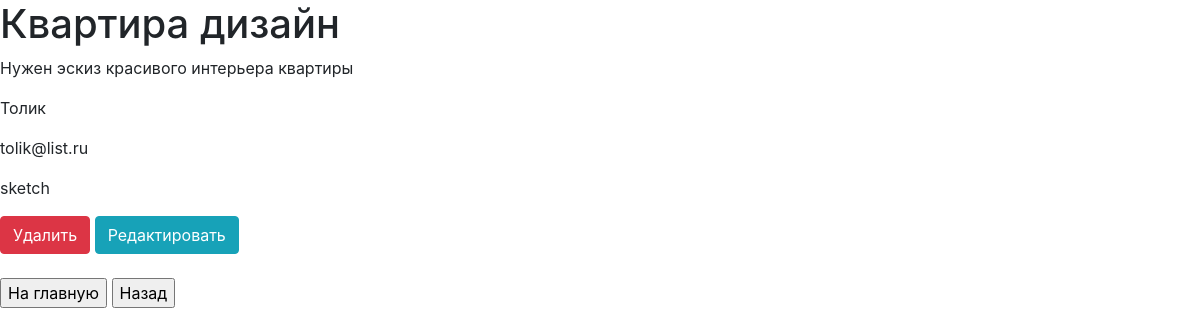
Page /application/11/ on the committed database.
### application/models.py (models this page shows, shortened)
class Articles(models.Model):
    title = models.CharField('Название', max_length=50)
    full_text = models.TextField('Описание')
    email = models.EmailField('email')
    VALUECATEGORY = [('3D','3D-Дизайн'),('2D','2D-Дизайн'),('sketch','Эскиз'),('Other','Прочее')]
    category = models.CharField('Категория', max_length=50, choices=VALUECATEGORY)
    name = models.CharField('Имя', max_length=1478)
    class Meta:
        verbose_name = "заявка"
        verbose_name_plural = "Заявки"

### application/views.py (the view)
# urls.py: path('<int:pk>/', views.ApplicationDetailView.as_view(), name='application-detail'),
class ApplicationDetailView(DetailView):
    model = Articles
    template_name = 'application/details_view.html'
    context_object_name = 'article'

### application/templates/application/details_view.html (shortened to what this page needs)
{% extends 'main/layout.html' %}
{% block content %}
    <div class="features" >
        <h1>{{ article.title }}</h1>
        <p>{{ article.full_text }}</p>
        <p>{{ article.name }}</p>
        <p>{{ article.email }}</p>
        <p>{{ article.category }}</p>
        <a href="{% url 'application-delete' article.id %}" class="btn btn-danger">Удалить</a>
        <a href="{% url 'application-update' article.id %}" class="btn btn-info">Редактировать</a>
  </div>
<br>
<a href="{% url 'home' %}?next={{request.path}}"><input type="button" value="На главную"></a>
        <a href="{% url 'application_home' %}?next={{request.path}}"><input type="button" value="Назад"></a>
{% endblock %}

### main/static/main/css/main.css (style rules this page uses)
body { background-color: black; }

### rows in the picture
Articles: title "Квартира дизайн", full_text "Нужен эскиз красивого интерьера квартиры", name "Толик", email "tolik@list.ru", category "sketch"
